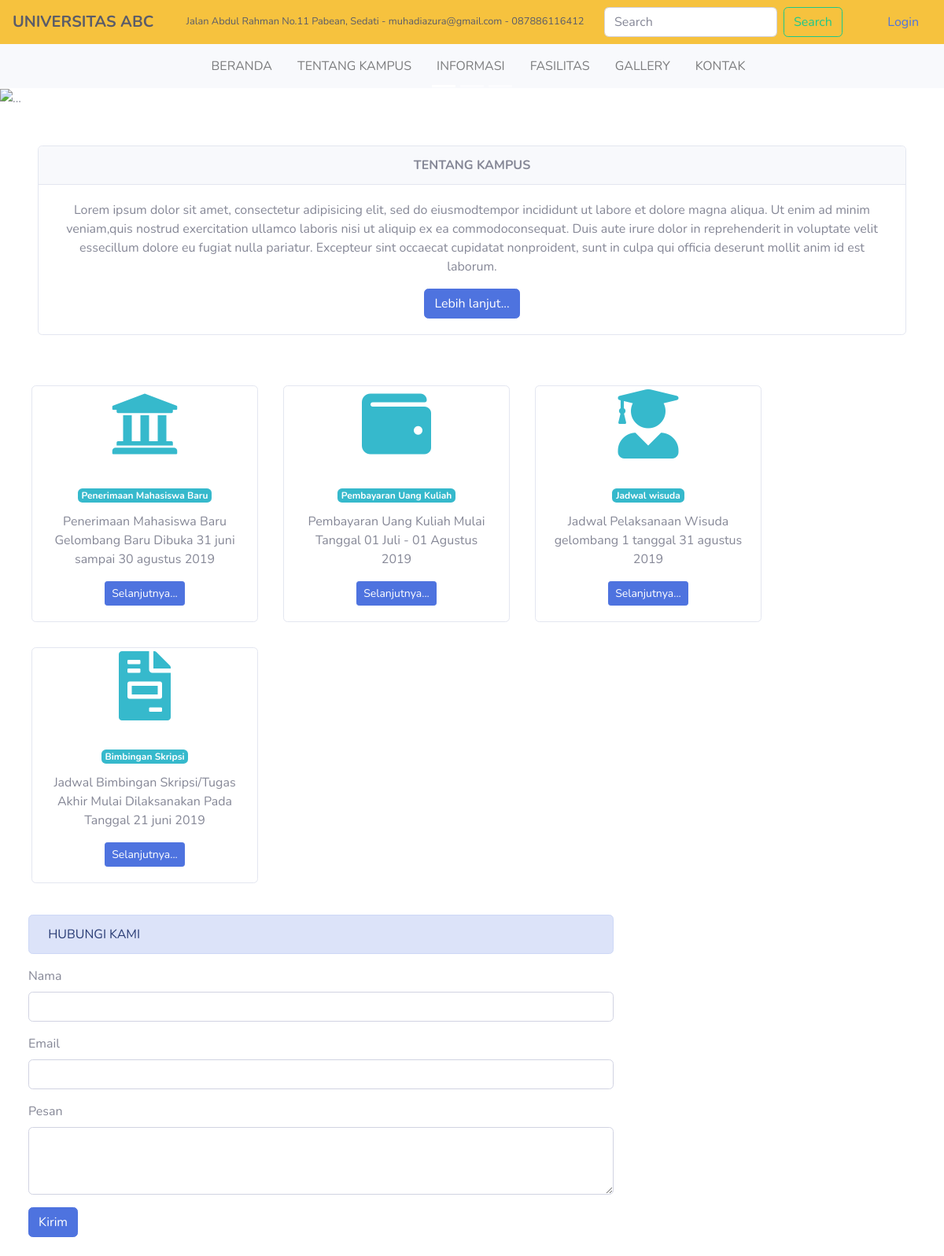
The page /index.php/landing_page on the database its author committed.
### tables this page shows
CREATE TABLE `identitas` (
  `id_identitas` int(11) NOT NULL,
  `judul_website` varchar(50) NOT NULL,
  `alamat` varchar(100) NOT NULL,
  `email` varchar(50) NOT NULL,
  `telp` varchar(50) NOT NULL
);

CREATE TABLE `tentang_kampus` (
  `id` int(11) NOT NULL,
  `sejarah` varchar(1000) NOT NULL,
  `visi` varchar(250) NOT NULL,
  `misi` varchar(250) NOT NULL
);

CREATE TABLE `informasi` (
  `id_informasi` int(11) NOT NULL,
  `icon` varchar(50) NOT NULL,
  `judul_informasi` varchar(50) NOT NULL,
  `isi_informasi` varchar(255) NOT NULL
);

### application/controllers/landing_page.php (called while the page is built, shortened)
<?php
class Landing_page extends CI_Controller {
	public function index()
	{
		$data['identitas'] = $this->identitas_model->tampil_data('identitas')->result();
		$data['tentang'] = $this->tentang_model->tampil_data('tentang_kampus')->result();
		$data['informasi'] = $this->informasi_model->tampil_data('informasi')->result();
		$data['hubungi'] = $this->hubungi_model->tampil_data('hubungi')->result();
		$this->load->view('administrator/templates_administrator/header.php');
		$this->load->view('landing_page', $data);
		$this->load->view('administrator/templates_administrator/footer.php');
	}
}

### index.php (called while the page is built, shortened)
<?php
require_once BASEPATH.'core/CodeIgniter.php';

### application/models/identitas_model.php (called while the page is built, shortened)
<?php
class Identitas_model extends CI_Model {
	public function tampil_data($table)
	{
		return $this->db->get($table);
	}
}

### application/models/tentang_model.php (called while the page is built, shortened)
<?php
class Tentang_model extends CI_Model {
	public function tampil_data($table)
	{
		return $this->db->get($table);
	}
}

### application/models/informasi_model.php (called while the page is built, shortened)
<?php
class Informasi_model extends CI_Model {
	public function tampil_data($table)
	{
		return $this->db->get($table);
	}
}

### application/views/landing_page.php (the view, shortened to what this page needs)
<nav class="navbar navbar-light bg-warning text-dark">
	<?php foreach ($identitas as $id) : ?>
  		<a class="navbar-brand"><strong><?php echo $id->judul_website ?></strong></a>
  		<span class="small"><?php echo $id->alamat ?> - <?php echo $id->email ?> - <?php echo $id->telp ?></span>
	<?php endforeach; ?>
  <form class="form-inline">
    <input class="form-control mr-sm-2" type="search" placeholder="Search" aria-label="Search">
    <button class="btn btn-outline-success my-2 my-sm-0" type="submit">Search</button>
   </form>
   <a class="nav-item nav-link ml-3" href="<?php echo base_url('administrator/auth') ?>">Login</a>
</nav>
<nav class="navbar navbar-expand-lg navbar-light bg-light">
  <div class="collapse navbar-collapse" id="navbarNavAltMarkup">
    <div class="navbar-nav mx-auto">
      <a class="nav-item nav-link ml-3" href="#">BERANDA <span class="sr-only">(current)</span></a>
      <a class="nav-item nav-link ml-3" href="#">TENTANG KAMPUS</a>
      <a class="nav-item nav-link ml-3" href="#">INFORMASI</a>
      <a class="nav-item nav-link ml-3" href="#">FASILITAS</a>
      <a class="nav-item nav-link ml-3" href="#">GALLERY</a>
      <a class="nav-item nav-link ml-3" href="#">KONTAK</a>
    </div>
  </div>
</nav>
<div id="carouselExampleIndicators" class="carousel slide" data-ride="carousel">
  <ol class="carousel-indicators">
    <li data-target="#carouselExampleIndicators" data-slide-to="0" class="active"></li>
    <li data-target="#carouselExampleIndicators" data-slide-to="1"></li>
    <li data-target="#carouselExampleIndicators" data-slide-to="2"></li>
  </ol>
  <div class="carousel-inner">
    <div class="carousel-item active">
      <img style="width: 100%; height: 500px;" src="<?php echo base_url('assets/img/slider1.jpg') ?>" alt="...">
    </div>
  </div>
  <a class="carousel-control-prev" href="#carouselExampleIndicators" role="button" data-slide="prev">
    <span class="carousel-control-prev-icon" aria-hidden="true"></span>
  </a>
  <a class="carousel-control-next" href="#carouselExampleIndicators" role="button" data-slide="next">
    <span class="carousel-control-next-icon" aria-hidden="true"></span>
  </a>
</div>
<div class="card text-center m-5">
  <div class="card-header">
    <strong>TENTANG KAMPUS</strong>
  </div>
  <div class="card-body">
    <p class="card-text">
      <?php foreach ($tentang as $ttg) : ?>
        <?php echo word_limiter($ttg->sejarah,75) ?>
      <?php endforeach; ?>
    </p>
    <button type="button" class="btn btn-primary" data-toggle="modal" data-target="#exampleModal">
      Lebih lanjut...
    </button>
  </div>
</div>
<div class="row m-4 text-center">
  <?php foreach ($informasi as $info) : ?>
  <div class="card m-3" style="width: 18rem;">
    <span class="display-2 text-center text-info"><i class="<?php echo $info->icon ?>"></i></span>
    <div class="card-body">
      <h5 class="card-title badge badge-info"><?php echo $info->judul_informasi ?></h5>
      <p class="card-text"><?php echo $info->isi_informasi ?></p>
      <a href="#" class="btn btn-primary btn-sm">Selanjutnya...</a>
    </div>
  </div>
<?php endforeach; ?>
</div>
<form method="post" action="<?php echo base_url('landing_page/kirim_pesan') ?>">
  <div class="row m-4">
    <div class="col-md-8">
      <div class="alert alert-primary">
        <i class="fas fa-evenlope-open-text"></i> HUBUNGI KAMI
      </div>
      <div class="form-group">
        <label>Nama</label>
        <input type="text" name="nama" class="form-control">
      </div>
      <div class="form-group">
        <label>Email</label>
        <input type="text" name="email" class="form-control">
      </div>
      <div class="form-group">
        <label>Pesan</label>
        <textarea type="text" name="pesan" class="form-control" rows="3"></textarea>
      </div>
      <button type="submit" class="btn btn-primary">Kirim</button>
    </div>
  </div>
</form>

### rows shown on the page
identitas: judul_website "UNIVERSITAS ABC", alamat "Jalan Abdul Rahman No.11 Pabean, Sedati", email "muhadiazura@gmail.com", telp "087886116412"
tentang_kampus: sejarah "Lorem ipsum dolor sit amet, consectetur adipisicing elit, sed do eiusmodtempor incididunt ut labore et dolore magna aliqua. Ut enim ad minim veniam,quis nostrud exercitation ullamco laboris nisi ut aliquip ex ea commodoconsequat. Duis aute irure dolor in reprehenderit in voluptate velit essecillum dolore eu fugiat nulla pariatur. Excepteur sint occaecat cupidatat nonproident, sunt in culpa qui officia deserunt mollit anim id est laborum."
informasi: judul_informasi "Penerimaan Mahasiswa Baru", isi_informasi "Penerimaan Mahasiswa Baru Gelombang Baru Dibuka 31 juni sampai 30 agustus 2019"
informasi: judul_informasi "Pembayaran Uang Kuliah", isi_informasi "Pembayaran Uang Kuliah Mulai Tanggal 01 Juli - 01 Agustus 2019"
informasi: judul_informasi "Jadwal wisuda", isi_informasi "Jadwal Pelaksanaan Wisuda gelombang 1 tanggal 31 agustus 2019"
informasi: judul_informasi "Bimbingan Skripsi", isi_informasi "Jadwal Bimbingan Skripsi/Tugas Akhir Mulai Dilaksanakan Pada Tanggal 21 juni 2019"
